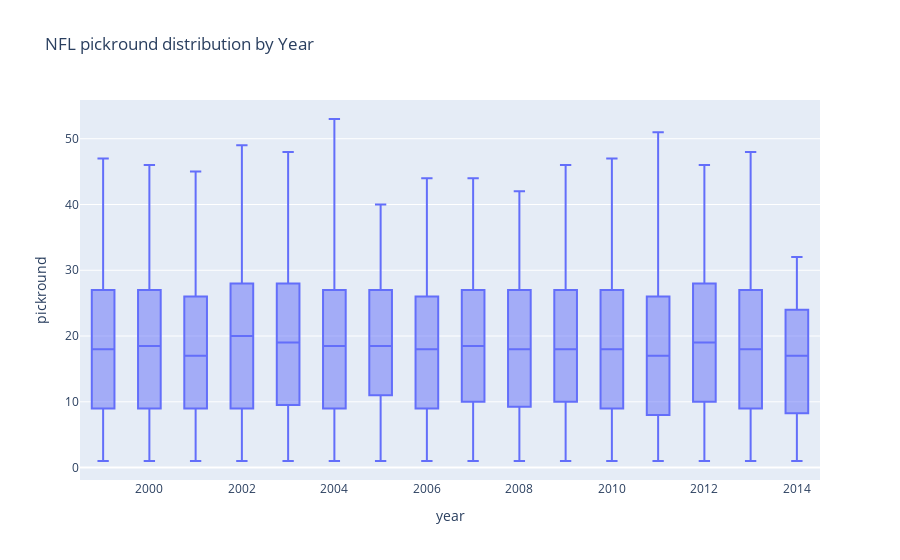

The notebook cell saved with this chart:
### Code cell
px.box(df_pick, x='year', y='pickround', title='NFL pickround distribution by Year')

### Figure 1 — Plotly figure (JSON) as saved in the notebook; plotly's stock layout.template omitted (floating-point values rounded to 4 significant figures; data arrays with more than 128 entries replaced by an {"elided": "..."} marker saying what was removed)
{"data": [{"alignmentgroup": "True", "hovertemplate": "year=%{x}<br>pickround=%{y}<extra></extra>", "legendgroup": "", "marker": {"color": "#636efa"}, "name": "", "notched": false, "offsetgroup": "", "orientation": "v", "showlegend": false, "type": "box", "x": {"elided": "3044 int values"}, "x0": " ", "xaxis": "x", "y": {"elided": "3044 int values"}, "y0": " ", "yaxis": "y"}], "layout": {"boxmode": "group", "legend": {"tracegroupgap": 0}, "title": {"text": "NFL pickround distribution by Year"}, "xaxis": {"anchor": "y", "domain": [0, 1], "title": {"text": "year"}}, "yaxis": {"anchor": "x", "domain": [0, 1], "title": {"text": "pickround"}}}}
